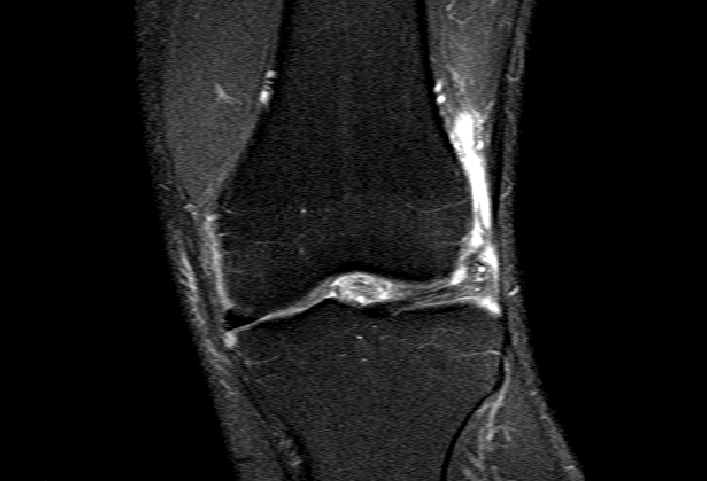
#> input picture 013-image-manipulation/knee.png, 707 x 481 px
$ python segment.py   (older library calls are emulated)
#> lines starting #> are read from the running program, lines starting #| are printed output that depends on the picture
#!/usr/bin/env python3

import scipy

import numpy as np
import matplotlib.pyplot as pyplot

import skimage.morphology
import skimage.filters
import skimage.io


# Segmentation /without/ the scikit.segmentation module...
# With thanks to the scikit documentation - you will find useful information there

# PLEASE NOTE: this is a basic, instructional approach, breaking down the steps
# so that you can experiment with each. The results will not be
# as effective as when using more advanced, optimized algorithms aimed. Check out
# OpenCV and ITK for more ideas.

# Challenge 1: produce plots for each of the marked letters (use pyplot.imshow),
#    Save to a figure if you do not want interactive plots every time you run...
# Challenge 2: add explanatory comments for each code line
def run():
    knee_image = skimage.io.imread('knee.png', as_grey=True)
#> knee_image is the input picture: shape (481, 707) float64; min 0, max 1, mean 0.0971

    # Plot A - knee_image

    elevation_map = skimage.filters.sobel(knee_image)
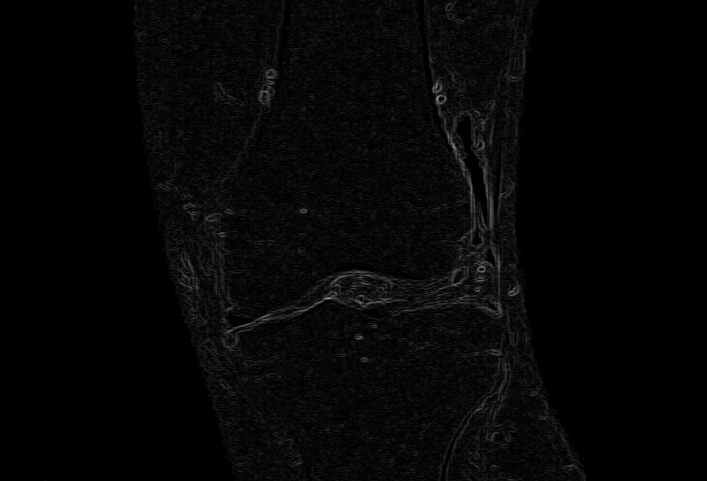
#> elevation_map: shape (481, 707) float64; min 0, max 0.604, mean 0.0235

    # Plot B - elevation_map

    markers = np.zeros_like(knee_image)
    markers[knee_image < 0.2] = 1
    markers[knee_image < 0.164] = 2

    # Plot C - markers

#> (the run stopped early here; a loop or call above may not have finished)
